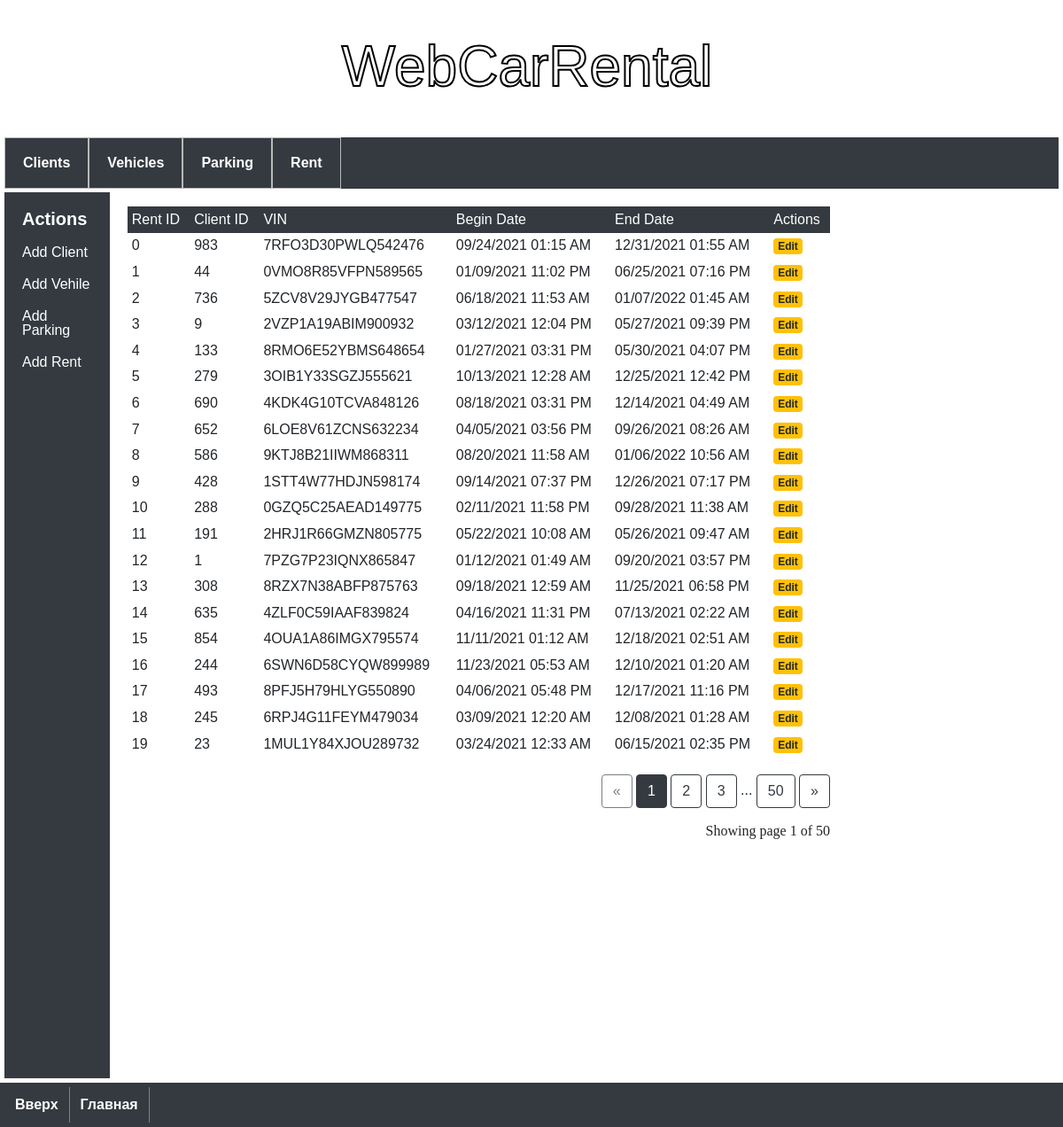
The page /rents on the database as committed earlier.
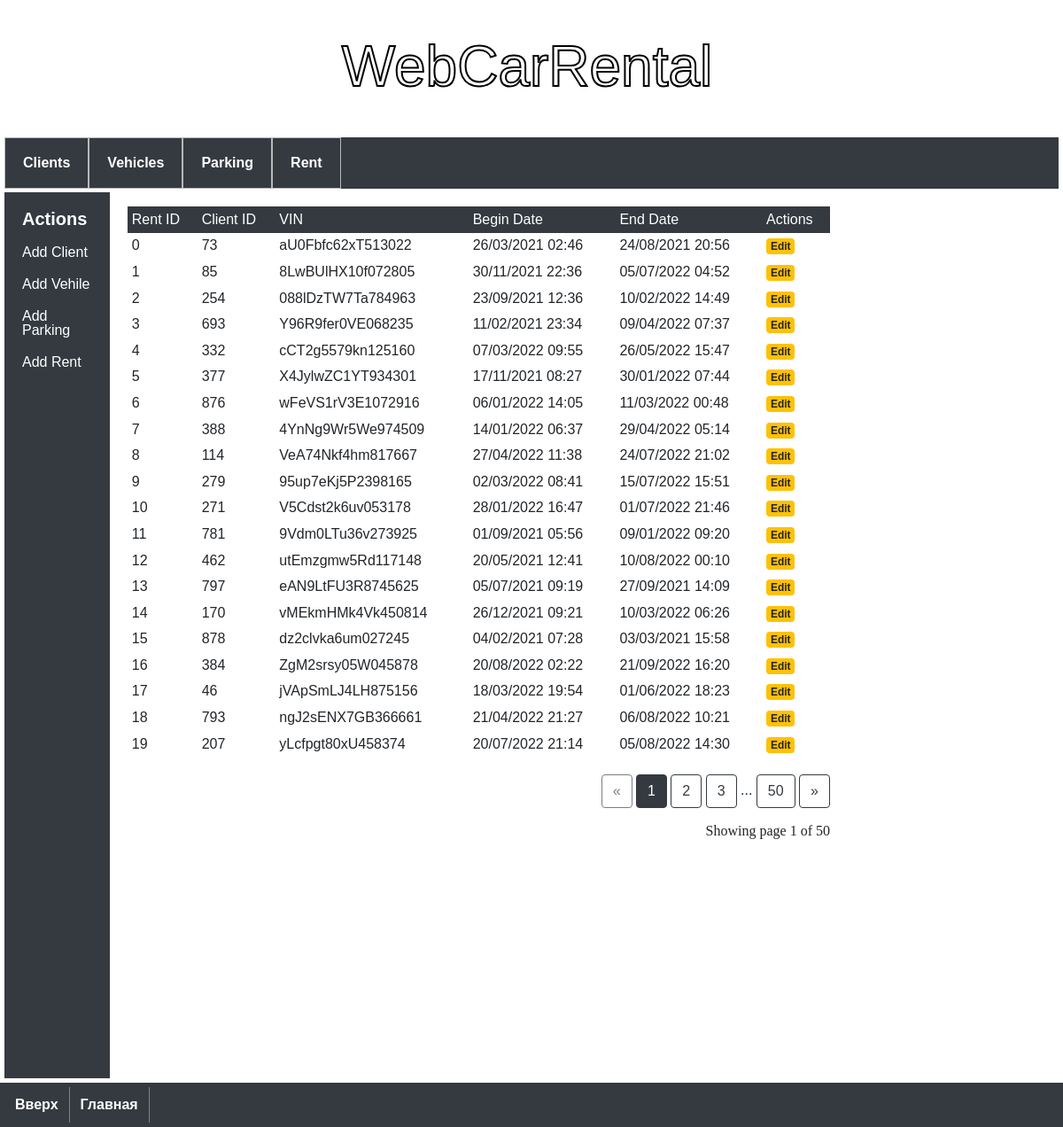
The same page on the database as committed later.
### model.py (models this page shows)
class Rent(db.Model):
    __tablename__ = 'rent'
    rent_id = db.Column('rent_id', db.INTEGER, primary_key=True, autoincrement=True)
    client_id = db.Column(db.ForeignKey('client.client_id'))
    vin_number = db.Column(db.ForeignKey('vehicle.vin_number'))
    begin_date = db.Column('begin_date', db.String(50), unique=False)
    end_date = db.Column('end_date', db.String(50), unique=False)

### app.py (the view)
@app.route('/rents')
def rents():
    page = request.args.get('page', 1, type=int)
    rents = Rent.query.paginate(page=page, per_page=20)
    return render_template(
        './rent/rents.html',
        rents=rents)

### templates/rent/rents.html
{% extends 'base.html' %}
{% block content %}
<div class="table-responsive">
    <table class="table table-sm table-borderless mb-0">
        <thead class="thead-dark">
            <tr>
                <th>Rent ID</th>
                <th>Client ID</th>
                <th>VIN</th>
                <th>Begin Date</th>
                <th>End Date</th>
                <th>Actions</th>
            </tr>
        </thead>
        <tbody>
            {% for rent in rents %}
            <tr>
                <th scope="row">{{ rent.rent_id }}</th>
                <td>{{ rent.client_id }}</td>
                <td>{{ rent.vin_number }}</td>
                <td>{{ rent.begin_date }}</td>
                <td>{{ rent.end_date }}</td>
                <td><a class="badge badge-warning" href="{{ url_for('edit_rent', rent_id=rent.rent_id) }}">Edit</a></td>
            </tr>
            {% endfor %}
        </tbody>
    </table>
</div>
<br>
<div class="text-right">
    <a href="{{ url_for('rents', page=rents.prev_num) }}"
       class="btn btn-outline-dark
       {% if rents.page == 1 %}disabled{% endif %}">
        &laquo;
    </a>
    {% for page_num in rents.iter_pages(left_edge=1, right_edge=1, left_current=1, right_current=2) %}{% if page_num %}
            {% if rents.page == page_num %}
            <a href="{{ url_for('rents', page=page_num) }}"
               class="btn btn-dark">
                {{ page_num }}
            </a>
            {% else %}
            <a href="{{ url_for('rents', page=page_num) }}"
               class="btn btn-outline-dark">
                {{ page_num }}
            </a>
            {% endif %}
        {% else %}
            ...
        {% endif %}
    {% endfor %}    <a href="{{ url_for('rents', page=rents.next_num) }}"
       class="btn btn-outline-dark
       {% if rents.page == rents.pages %}disabled{% endif %}">
        &raquo;
    </a>
</div>
<p class="text-right mt-3">
   Showing page {{ rents.page }} of {{ rents.pages }}
</p>
{% endblock %}

Rows that differ between the two databases and show on the page:
changed Rent id 0: client_id "983" → "73"; vin_number "7RFO3D30PWLQ542476" → "aU0Fbfc62xT513022"; begin_date "09/24/2021 01:15 AM" → "26/03/2021 02:46"; end_date "12/31/2021 01:55 AM" → "24/08/2021 20:56"
changed Rent id 1: client_id "44" → "85"; vin_number "0VMO8R85VFPN589565" → "8LwBUlHX10f072805"; begin_date "01/09/2021 11:02 PM" → "30/11/2021 22:36"; end_date "06/25/2021 07:16 PM" → "05/07/2022 04:52"
changed Rent id 2: client_id "736" → "254"; vin_number "5ZCV8V29JYGB477547" → "088lDzTW7Ta784963"; begin_date "06/18/2021 11:53 AM" → "23/09/2021 12:36"; end_date "01/07/2022 01:45 AM" → "10/02/2022 14:49"
changed Rent id 3: client_id "9" → "693"; vin_number "2VZP1A19ABIM900932" → "Y96R9fer0VE068235"; begin_date "03/12/2021 12:04 PM" → "11/02/2021 23:34"; end_date "05/27/2021 09:39 PM" → "09/04/2022 07:37"
changed Rent id 4: client_id "133" → "332"; vin_number "8RMO6E52YBMS648654" → "cCT2g5579kn125160"; begin_date "01/27/2021 03:31 PM" → "07/03/2022 09:55"; end_date "05/30/2021 04:07 PM" → "26/05/2022 15:47"
changed Rent id 5: client_id "279" → "377"; vin_number "3OIB1Y33SGZJ555621" → "X4JylwZC1YT934301"; begin_date "10/13/2021 12:28 AM" → "17/11/2021 08:27"; end_date "12/25/2021 12:42 PM" → "30/01/2022 07:44"
changed Rent id 6: client_id "690" → "876"; vin_number "4KDK4G10TCVA848126" → "wFeVS1rV3E1072916"; begin_date "08/18/2021 03:31 PM" → "06/01/2022 14:05"; end_date "12/14/2021 04:49 AM" → "11/03/2022 00:48"
changed Rent id 7: client_id "652" → "388"; vin_number "6LOE8V61ZCNS632234" → "4YnNg9Wr5We974509"; begin_date "04/05/2021 03:56 PM" → "14/01/2022 06:37"; end_date "09/26/2021 08:26 AM" → "29/04/2022 05:14"
changed Rent id 8: client_id "586" → "114"; vin_number "9KTJ8B21IIWM868311" → "VeA74Nkf4hm817667"; begin_date "08/20/2021 11:58 AM" → "27/04/2022 11:38"; end_date "01/06/2022 10:56 AM" → "24/07/2022 21:02"
changed Rent id 9: client_id "428" → "279"; vin_number "1STT4W77HDJN598174" → "95up7eKj5P2398165"; begin_date "09/14/2021 07:37 PM" → "02/03/2022 08:41"; end_date "12/26/2021 07:17 PM" → "15/07/2022 15:51"
changed Rent id 10: client_id "288" → "271"; vin_number "0GZQ5C25AEAD149775" → "V5Cdst2k6uv053178"; begin_date "02/11/2021 11:58 PM" → "28/01/2022 16:47"; end_date "09/28/2021 11:38 AM" → "01/07/2022 21:46"
changed Rent id 11: client_id "191" → "781"; vin_number "2HRJ1R66GMZN805775" → "9Vdm0LTu36v273925"; begin_date "05/22/2021 10:08 AM" → "01/09/2021 05:56"; end_date "05/26/2021 09:47 AM" → "09/01/2022 09:20"
changed Rent id 12: client_id "1" → "462"; vin_number "7PZG7P23IQNX865847" → "utEmzgmw5Rd117148"; begin_date "01/12/2021 01:49 AM" → "20/05/2021 12:41"; end_date "09/20/2021 03:57 PM" → "10/08/2022 00:10"
changed Rent id 13: client_id "308" → "797"; vin_number "8RZX7N38ABFP875763" → "eAN9LtFU3R8745625"; begin_date "09/18/2021 12:59 AM" → "05/07/2021 09:19"; end_date "11/25/2021 06:58 PM" → "27/09/2021 14:09"
changed Rent id 14: client_id "635" → "170"; vin_number "4ZLF0C59IAAF839824" → "vMEkmHMk4Vk450814"; begin_date "04/16/2021 11:31 PM" → "26/12/2021 09:21"; end_date "07/13/2021 02:22 AM" → "10/03/2022 06:26"
changed Rent id 15: client_id "854" → "878"; vin_number "4OUA1A86IMGX795574" → "dz2clvka6um027245"; begin_date "11/11/2021 01:12 AM" → "04/02/2021 07:28"; end_date "12/18/2021 02:51 AM" → "03/03/2021 15:58"
changed Rent id 16: client_id "244" → "384"; vin_number "6SWN6D58CYQW899989" → "ZgM2srsy05W045878"; begin_date "11/23/2021 05:53 AM" → "20/08/2022 02:22"; end_date "12/10/2021 01:20 AM" → "21/09/2022 16:20"
changed Rent id 17: client_id "493" → "46"; vin_number "8PFJ5H79HLYG550890" → "jVApSmLJ4LH875156"; begin_date "04/06/2021 05:48 PM" → "18/03/2022 19:54"; end_date "12/17/2021 11:16 PM" → "01/06/2022 18:23"
changed Rent id 18: client_id "245" → "793"; vin_number "6RPJ4G11FEYM479034" → "ngJ2sENX7GB366661"; begin_date "03/09/2021 12:20 AM" → "21/04/2022 21:27"; end_date "12/08/2021 01:28 AM" → "06/08/2022 10:21"
changed Rent id 19: client_id "23" → "207"; vin_number "1MUL1Y84XJOU289732" → "yLcfpgt80xU458374"; begin_date "03/24/2021 12:33 AM" → "20/07/2022 21:14"; end_date "06/15/2021 02:35 PM" → "05/08/2022 14:30"
